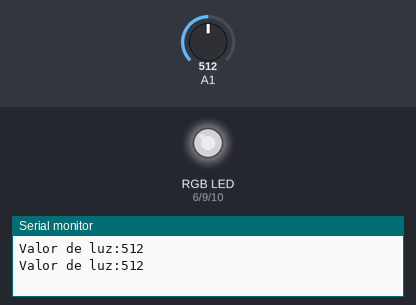
Recording of a sketch running on a simulated Arduino Uno, built with avr-gcc and run on an emulated ATmega328P. On the bench: an RGB LED mixed from three pins (HIGH = lit), the last lines printed to the serial monitor. Inputs (shaded band) come from the test bench; at power-on: A1 = 512. Dim RGB values are drawn brighter than linear.

Above: at 1.8 s.
1.9 s: A1 set to 306
At 4.2 s:
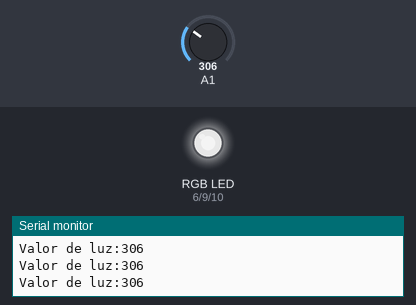
4.5 s: A1 set to 122
At 6.8 s:
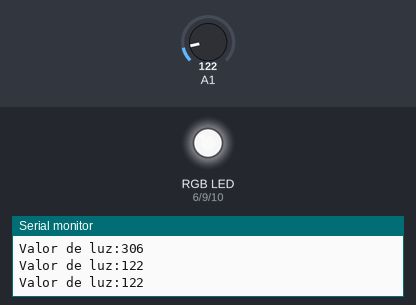
7.5 s: A1 set to 900
At 10.2 s:
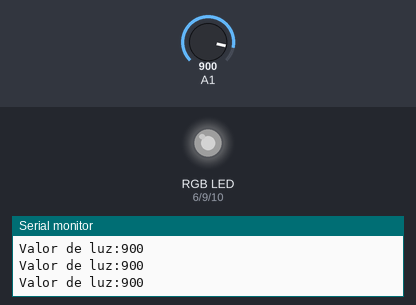
10.5 s: A1 set to 511
At 12.6 s:
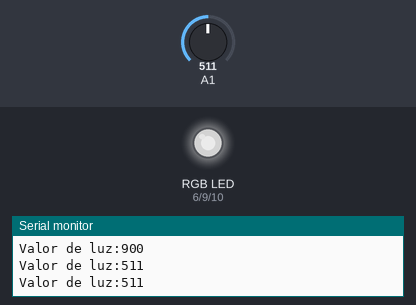
Timing chart, 0 to 14.1 s (numbered marks = the images above; inputs shaded):
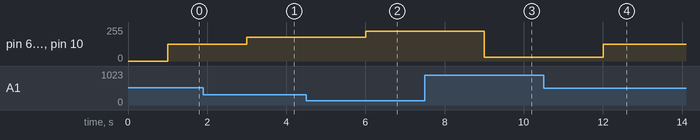

Measured:
- after the input at 1.9 s, pin 6 (pinRojo), pin 9 (pinVerde), pin 10 (pinAzul): 127/255 → 178/255 after 1.1 s
- after the input at 4.5 s, pin 6 (pinRojo), pin 9 (pinVerde), pin 10 (pinAzul): 178/255 → 224/255 after 1.5 s
- after the input at 7.5 s, pin 6 (pinRojo), pin 9 (pinVerde), pin 10 (pinAzul): 224/255 → 30/255 after 1.5 s
- after the input at 10.5 s, pin 6 (pinRojo), pin 9 (pinVerde), pin 10 (pinAzul): 30/255 → 127/255 after 1.5 s

The sketch:

reto14.1.ino
```cpp
int luz;

void setup() {
  // put your setup code here, to run once:
  Serial.begin (9600);//establece comunicación serie a 9600 baudios
}

void loop() {
  // put your main code here, to run repeatedly:
  luz = analogRead (A1);
  monitoriza();
  int luzled =map (luz,1023,0,0,255);
  color (luzled,luzled,luzled);
}

void monitoriza() {//función que nos da la información de la luz en monitor serie
  Serial.print ("Valor de luz:");
  Serial.println (luz);
  delay (1000);
}

void color (int rojo, int verde, int azul) {
  int pinRojo = 6;
  int pinVerde = 9;
  int pinAzul = 10;
  analogWrite (pinRojo, rojo);
  analogWrite (pinVerde, verde);
  analogWrite (pinAzul, azul);

}
```
